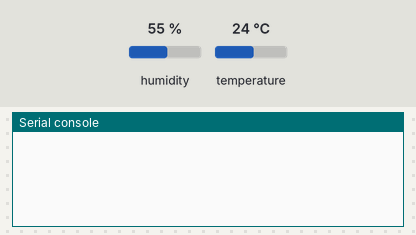
Bench run of a program on a simulated ESP32 board running MicroPython. On the bench: the last lines printed to the serial console. The inputs (shaded band) are chosen by the test bench; at power-on: humidity 55 %, temperature 24 °C. WiFi joins after 1.5 s; no MQTT or app messages arrive unless stated; a WiFi scan finds one network, HomeNet; library files of the repository ran but are not shown: 1 file(s).

Above: at 1.2 s.
1.3 s: humidity set to 22 %
At 4.2 s:
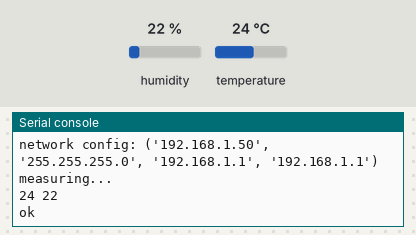
8.4 s: temperature set to 12 °C
At 8.83 s:
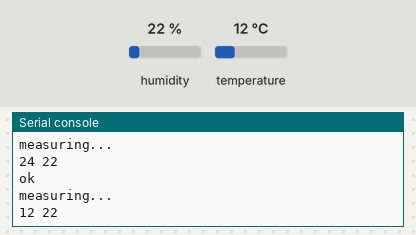
15.5 s: humidity set to 40 %
At 20.5 s:
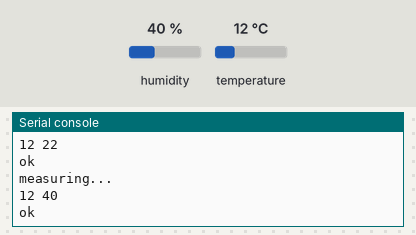

Measured:
- after the input at 1.3 s, the serial console: prints a new line after 2.2 s (image 1)
- after the input at 8.4 s, the serial console: prints a new line after 0.30 s (image 2)
- after the input at 15.5 s, the serial console: prints a new line after 3.6 s (image 3)

The program:

main.py
```python
import time
import network
from dht import DHT11
from machine import Pin
from umqtt.simple import MQTTClient
dht = DHT11(Pin(15))
tempMeasured = 0
humidityMeasured = 0


#connecting to wifi
SSID = "WAR_5G"
PASSWORD = "az671005"
wlan = network.WLAN(network.STA_IF)
wlan.active(True)
wlan.disconnect()
wlan.scan()
wlan.config('mac')

if not wlan.isconnected():
  print('connecting to network...')
  wlan.connect(SSID, PASSWORD)
  while not wlan.isconnected():
    print('network config:', wlan.ifconfig())

server = "mqtt.favoriot.com"
client = MQTTClient("umqtt_client", server, user="E9lYZoHNsmF84UCHQMJoONZPOQFqA9fj", password="E9lYZoHNsmF84UCHQMJoONZPOQFqA9fj")
while wlan.isconnected():
  dht.measure()
  tempMeasured = dht.temperature()
  humidityMeasured = dht.humidity()
  print("measuring...")
  print(tempMeasured, humidityMeasured)
  topic = "E9lYZoHNsmF84UCHQMJoONZPOQFqA9fj/v2/streams"
  client.connect()
  print("ok")
  data = '{"temperature":"'+str(tempMeasured)+'", "humidity":"'+str(humidityMeasured)+'" }}'
  client.publish(topic, '{"device_developer_id": "ESP32@irash10", "data":' + data)
  client.disconnect()
  time.sleep(5)
```
